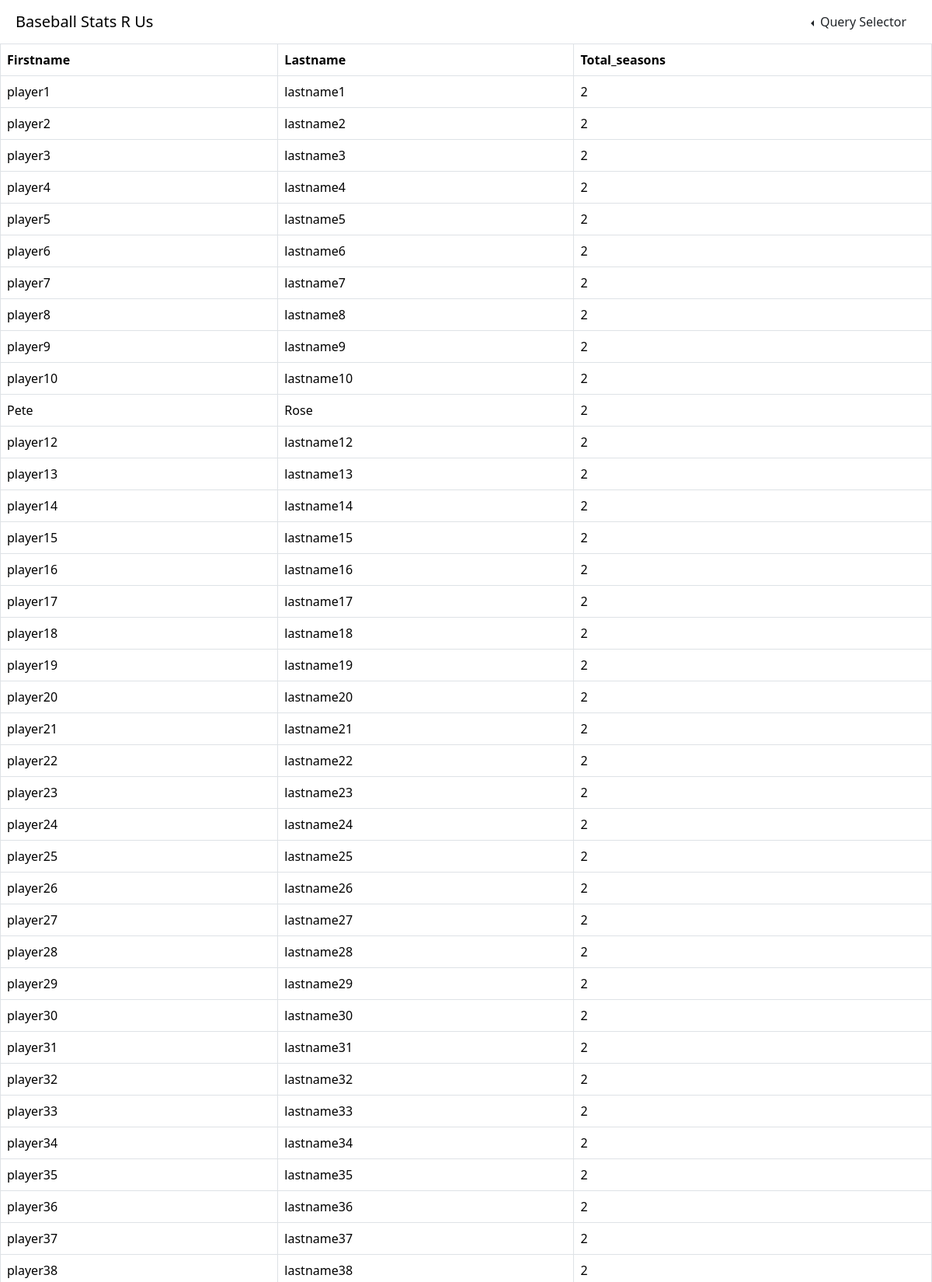
Screenshot of /Q3.html (upper part) with the database file from the repository.
### tables this page shows
CREATE TABLE players (
    p_player_key decimal(3,0) not null,
    p_player_firstname varchar(25) not null,
    p_player_lastname varchar(25) not null,
    p_player_age decimal(3,0) not null
);

### flask_app.py (the view)
@app.route('/Q3.html')
def index_Q3():
    conn = get_conn(db)
    cursor = conn.cursor()
    sql_file_path = 'sql/Queries/query4.sql'
    execute_query_from_file(sql_file_path, cursor)
    results = cursor.fetchall()
    close_conn(conn)
    return render_template('Q3.html', results=results)

### flask_app.py (called while the page is built)
def get_conn(_db):
    conn = None
    try:
        conn = sqlite3.connect(_db)
    except Error as e:
        print(e)
    return conn

def close_conn(_conn):
    try:
        _conn.close()
    except Error as e:
        print(e)
    return

def execute_query_from_file(file_path, cursor):
    with open(file_path, 'r') as file:
        sql_query = file.read()
        cursor.execute(sql_query)

### templates/Q3.html (shortened to what this page needs)
<!DOCTYPE html>
<html>
    <head>
        <link href="https://cdn.jsdelivr.net/npm/bootstrap@5.3.2/dist/css/bootstrap.min.css" rel="stylesheet">
        <link href="{{url_for('static', filename='assets/css/custom.css')}}" rel="stylesheet">
    </head>
    <body>
    <header>
        <nav class="navbar">
            <div class="container-fluid">
                <span class="navbar-brand ms-2">Baseball Stats R Us</span>
                <ul class="navbar-nav me-2">
                    <li class="nav-item dropstart">
                        <button class="btn dropdown-toggle" data-bs-toggle="dropdown">
                            Query Selector
                        </button>
                    </li>
                </ul>
            </div>
        </nav>
    </header>
    <div class="table-responsive" id="results">
        <table class="table table-bordered">
            <tr>
                <th>Firstname</th>
                <th>Lastname</th>
                <th>Total_seasons</th>
            </tr>
            {%for column in results%}
                <tr>
                    <td>{{column[0]}}</td>
                    <td>{{column[1]}}</td>
                    <td>{{column[2]}}</td>
                </tr>
            {%endfor%}
        </table>
    </div>
    </body>
</html>

### static/assets/css/custom.css (style rules this page uses)
.navbar-nav { flex-direction: row !important; }

### rows the page displays
players: p_player_firstname "player1", p_player_lastname "lastname1", column "2"
players: p_player_firstname "player2", p_player_lastname "lastname2", p_player_key "2"
players: p_player_firstname "player3", p_player_lastname "lastname3", column "2"
players: p_player_firstname "player4", p_player_lastname "lastname4", column "2"
players: p_player_firstname "player5", p_player_lastname "lastname5", column "2"
players: p_player_firstname "player6", p_player_lastname "lastname6", column "2"
players: p_player_firstname "player7", p_player_lastname "lastname7", column "2"
players: p_player_firstname "player8", p_player_lastname "lastname8", column "2"
players: p_player_firstname "player9", p_player_lastname "lastname9", column "2"
players: p_player_firstname "player10", p_player_lastname "lastname10", column "2"
players: p_player_firstname "Pete", p_player_lastname "Rose", column "2"
players: p_player_firstname "player12", p_player_lastname "lastname12", column "2"
players: p_player_firstname "player13", p_player_lastname "lastname13", column "2"
players: p_player_firstname "player14", p_player_lastname "lastname14", column "2"
players: p_player_firstname "player15", p_player_lastname "lastname15", column "2"
players: p_player_firstname "player16", p_player_lastname "lastname16", column "2"
players: p_player_firstname "player17", p_player_lastname "lastname17", column "2"
players: p_player_firstname "player18", p_player_lastname "lastname18", column "2"
players: p_player_firstname "player19", p_player_lastname "lastname19", column "2"
players: p_player_firstname "player20", p_player_lastname "lastname20", column "2"
players: p_player_firstname "player21", p_player_lastname "lastname21", column "2"
players: p_player_firstname "player22", p_player_lastname "lastname22", column "2"
players: p_player_firstname "player23", p_player_lastname "lastname23", column "2"
players: p_player_firstname "player24", p_player_lastname "lastname24", column "2"
players: p_player_firstname "player25", p_player_lastname "lastname25", column "2"
players: p_player_firstname "player26", p_player_lastname "lastname26", column "2"
players: p_player_firstname "player27", p_player_lastname "lastname27", column "2"
players: p_player_firstname "player28", p_player_lastname "lastname28", column "2"
players: p_player_firstname "player29", p_player_lastname "lastname29", column "2"
players: p_player_firstname "player30", p_player_lastname "lastname30", column "2"
players: p_player_firstname "player31", p_player_lastname "lastname31", column "2"
players: p_player_firstname "player32", p_player_lastname "lastname32", column "2"
players: p_player_firstname "player33", p_player_lastname "lastname33", column "2"
players: p_player_firstname "player34", p_player_lastname "lastname34", column "2"
players: p_player_firstname "player35", p_player_lastname "lastname35", column "2"
players: p_player_firstname "player36", p_player_lastname "lastname36", column "2"
players: p_player_firstname "player37", p_player_lastname "lastname37", column "2"
players: p_player_firstname "player38", p_player_lastname "lastname38", column "2"
